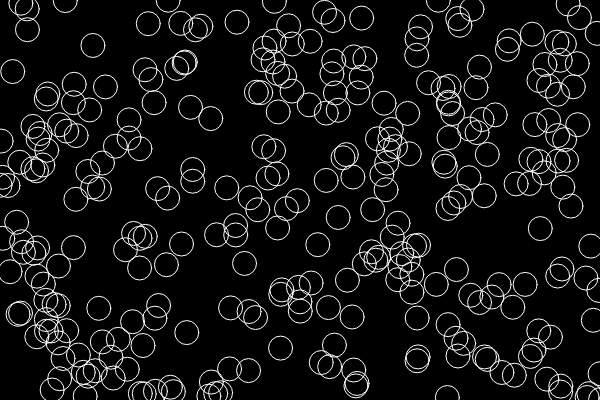
Frame 1 (no input)
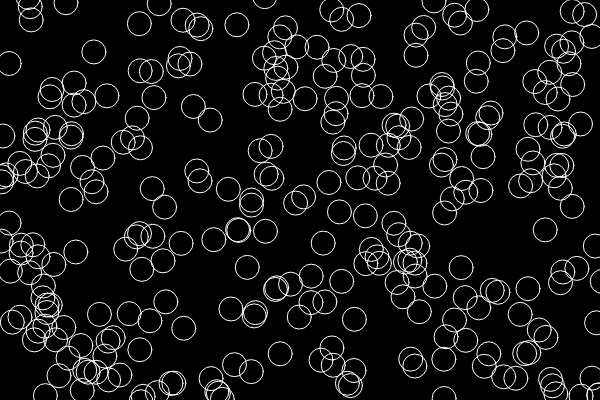
Frame 60 (no input)
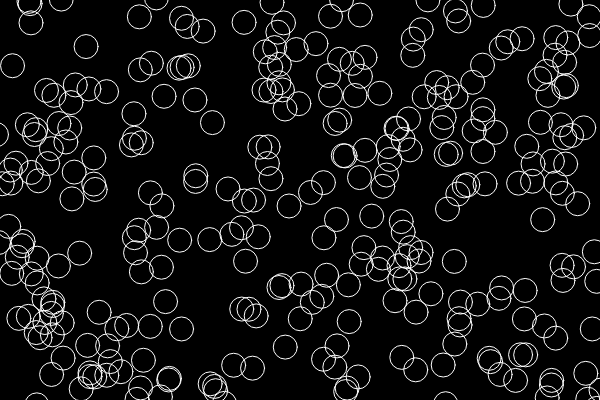
Frame 120 (the mouse pressed at the canvas centre since frame 60)

The p5.js sketch that drew these frames (run headless with seeded random() and noise() and a simulated clock; from frame 60 on, the mouse is pressed at the canvas centre):

// p5.js sketch
// ── sketch.js
var bubbles = [];
function setup() {
  createCanvas(600, 400);
  for (var i = 0; i < 300; i++) {
   bubbles[i] = {
      x: random(0, width),
      y: random(0, height),
      display: function() {
        stroke(255);
        noFill();
        ellipse(this.x, this.y, 24, 24);
      },
      move: function() {
        this.x = this.x + random(-1, 1);
        this.y = this.y + random(-1, 1);
      }
    }
  }
}
function mousePressed() {
  for (var i = 0; i < bubbles.length; i++) {
    bubbles[i].clicked
  }
}
function draw() {
  background(0);
  for (var i = 0; i < bubbles.length; i++) {
    bubbles[i].move();
    bubbles[i].display();
  }
}
function Bubble(x, y) {
  this.x = x;
  this.y = y;
  this.col = color (255, 100);
  this.display = function() {
    stroke(0);
    fill(this.col);
    ellipse(this.x, this.y, 24, 24);
  }
  this.clicked = function() {
    this.col = color(200, 100, 100);
  }
  this.move = function() {
    this.x = this.x + random(-1, 1);
    this.y = this.y + random(-1, 1);

  }
}
//
/*
function mouseDragged() {
  bubbles.push(new Bubble(mouseX, mouseY));
}
function keyPressed() {
  bubbles.splice(0, 1);
}
for (var i = 0; i < 200; i++) {
    bubbles[i] = new Bubble(random(width), random(height));
  }
random(0, width)
random(0, height)
for (var i = 0; i < 300; i++) {
   bubbles[i] = {
      x: random(0, width),
      y: random(0, height),
      display: function() {
        stroke(255);
        noFill();
        ellipse(this.x, this.y, 24, 24);
      },
      move: function() {
        this.x = this.x + random(-1, 1);
        this.y = this.y + random(-1, 1);
      }
    }
  }
*/
